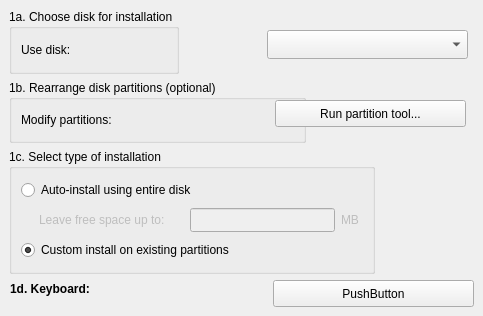
     <widget class="QWidget" name="Step_1">
      <widget class="QGroupBox" name="installationTypeBox">
       <property name="geometry">
        <rect>
         <x>9</x>
         <y>149</y>
         <width>366</width>
         <height>125</height>
        </rect>
       </property>
       <property name="sizePolicy">
        <sizepolicy hsizetype="MinimumExpanding" vsizetype="Minimum">
         <horstretch>0</horstretch>
         <verstretch>0</verstretch>
        </sizepolicy>
       </property>
       <property name="title">
        <string>1c. Select type of installation</string>
       </property>
       <layout class="QGridLayout">
        <property name="leftMargin">
         <number>9</number>
        </property>
        <property name="topMargin">
         <number>9</number>
        </property>
        <property name="rightMargin">
         <number>9</number>
        </property>
        <property name="bottomMargin">
         <number>9</number>
        </property>
        <property name="spacing">
         <number>6</number>
        </property>
        <item row="1" column="3">
         <widget class="QLabel" name="freeLabel">
          <property name="enabled">
           <bool>false</bool>
          </property>
          <property name="sizePolicy">
           <sizepolicy hsizetype="Minimum" vsizetype="Minimum">
            <horstretch>0</horstretch>
            <verstretch>0</verstretch>
           </sizepolicy>
          </property>
          <property name="text">
           <string>MB </string>
          </property>
          <property name="wordWrap">
           <bool>false</bool>
          </property>
         </widget>
        </item>
        <item row="1" column="1">
         <widget class="QLabel" name="leaveLabel">
          <property name="enabled">
           <bool>false</bool>
          </property>
          <property name="sizePolicy">
           <sizepolicy hsizetype="MinimumExpanding" vsizetype="Minimum">
            <horstretch>0</horstretch>
            <verstretch>0</verstretch>
           </sizepolicy>
          </property>
          <property name="text">
           <string>Leave free space up to:</string>
          </property>
          <property name="wordWrap">
           <bool>false</bool>
          </property>
         </widget>
        </item>
        <item row="1" column="0">
         <spacer>
          <property name="orientation">
           <enum>Qt::Horizontal</enum>
          </property>
          <property name="sizeType">
           <enum>QSizePolicy::Fixed</enum>
          </property>
          <property name="sizeHint" stdset="0">
           <size>
            <width>12</width>
            <height>20</height>
           </size>
          </property>
         </spacer>
        </item>
        <item row="2" column="0" colspan="3">
         <widget class="QRadioButton" name="existing_partitionsButton">
          <property name="sizePolicy">
           <sizepolicy hsizetype="MinimumExpanding" vsizetype="Minimum">
            <horstretch>0</horstretch>
            <verstretch>0</verstretch>
           </sizepolicy>
          </property>
          <property name="text">
           <string>Custom install on existing partitions</string>
          </property>
          <property name="checked">
           <bool>true</bool>
          </property>
         </widget>
        </item>
        <item row="0" column="0" colspan="3">
         <widget class="QRadioButton" name="entireDiskButton">
          <property name="sizePolicy">
           <sizepolicy hsizetype="MinimumExpanding" vsizetype="Minimum">
            <horstretch>0</horstretch>
            <verstretch>0</verstretch>
           </sizepolicy>
          </property>
          <property name="text">
           <string>Auto-install using entire disk </string>
          </property>
          <property name="checked">
           <bool>false</bool>
          </property>
         </widget>
        </item>
        <item row="1" column="2">
         <widget class="QLineEdit" name="freeSpaceEdit">
          <property name="enabled">
           <bool>false</bool>
          </property>
          <property name="sizePolicy">
           <sizepolicy hsizetype="MinimumExpanding" vsizetype="Minimum">
            <horstretch>0</horstretch>
            <verstretch>0</verstretch>
           </sizepolicy>
          </property>
          <property name="alignment">
           <set>Qt::AlignRight</set>
          </property>
         </widget>
        </item>
       </layout>
       <zorder>leaveLabel</zorder>
       <zorder>freeSpaceEdit</zorder>
       <zorder>freeLabel</zorder>
       <zorder>entireDiskButton</zorder>
       <zorder>existing_partitionsButton</zorder>
       <zorder></zorder>
      </widget>
      <widget class="QGroupBox" name="diskBox">
       <property name="geometry">
        <rect>
         <x>9</x>
         <y>9</y>
         <width>170</width>
         <height>65</height>
        </rect>
       </property>
       <property name="sizePolicy">
        <sizepolicy hsizetype="MinimumExpanding" vsizetype="Minimum">
         <horstretch>0</horstretch>
         <verstretch>0</verstretch>
        </sizepolicy>
       </property>
       <property name="title">
        <string>1a. Choose disk for installation</string>
       </property>
       <layout class="QGridLayout">
        <property name="leftMargin">
         <number>9</number>
        </property>
        <property name="topMargin">
         <number>9</number>
        </property>
        <property name="rightMargin">
         <number>9</number>
        </property>
        <property name="bottomMargin">
         <number>9</number>
        </property>
        <property name="spacing">
         <number>6</number>
        </property>
        <item row="0" column="0">
         <widget class="QLabel" name="useDiskLabel">
          <property name="sizePolicy">
           <sizepolicy hsizetype="MinimumExpanding" vsizetype="Minimum">
            <horstretch>0</horstretch>
            <verstretch>0</verstretch>
           </sizepolicy>
          </property>
          <property name="font">
           <font/>
          </property>
          <property name="text">
           <string>Use disk:</string>
          </property>
          <property name="wordWrap">
           <bool>false</bool>
          </property>
         </widget>
        </item>
       </layout>
      </widget>
      <widget class="QGroupBox" name="rearrangediskBox">
       <property name="geometry">
        <rect>
         <x>9</x>
         <y>80</y>
         <width>297</width>
         <height>63</height>
        </rect>
       </property>
       <property name="sizePolicy">
        <sizepolicy hsizetype="MinimumExpanding" vsizetype="Minimum">
         <horstretch>0</horstretch>
         <verstretch>0</verstretch>
        </sizepolicy>
       </property>
       <property name="title">
        <string>1b. Rearrange disk partitions (optional)</string>
       </property>
       <layout class="QGridLayout">
        <property name="leftMargin">
         <number>9</number>
        </property>
        <property name="topMargin">
         <number>9</number>
        </property>
        <property name="rightMargin">
         <number>9</number>
        </property>
        <property name="bottomMargin">
         <number>9</number>
        </property>
        <property name="spacing">
         <number>6</number>
        </property>
        <item row="0" column="0">
         <widget class="QLabel" name="repartitionLabel">
          <property name="sizePolicy">
           <sizepolicy hsizetype="MinimumExpanding" vsizetype="Minimum">
            <horstretch>0</horstretch>
            <verstretch>0</verstretch>
           </sizepolicy>
          </property>
          <property name="text">
           <string>Modify partitions:</string>
          </property>
          <property name="wordWrap">
           <bool>false</bool>
          </property>
         </widget>
        </item>
       </layout>
      </widget>
      <widget class="QLabel" name="keyboardLabel">
       <property name="geometry">
        <rect>
         <x>10</x>
         <y>280</y>
         <width>101</width>
         <height>19</height>
        </rect>
       </property>
       <property name="sizePolicy">
        <sizepolicy hsizetype="MinimumExpanding" vsizetype="Minimum">
         <horstretch>0</horstretch>
         <verstretch>0</verstretch>
        </sizepolicy>
       </property>
       <property name="font">
        <font/>
       </property>
       <property name="text">
        <string>&lt;html&gt;&lt;head/&gt;&lt;body&gt;&lt;p&gt;&lt;span style=&quot; font-weight:600;&quot;&gt;1d.  Keyboard:&lt;/span&gt;&lt;/p&gt;&lt;/body&gt;&lt;/html&gt;</string>
       </property>
       <property name="wordWrap">
        <bool>false</bool>
       </property>
      </widget>
      <widget class="QComboBox" name="diskCombo">
       <property name="geometry">
        <rect>
         <x>267</x>
         <y>30</y>
         <width>201</width>
         <height>29</height>
        </rect>
       </property>
       <property name="sizePolicy">
        <sizepolicy hsizetype="MinimumExpanding" vsizetype="Minimum">
         <horstretch>0</horstretch>
         <verstretch>0</verstretch>
        </sizepolicy>
       </property>
      </widget>
      <widget class="QPushButton" name="qtpartedButton">
       <property name="geometry">
        <rect>
         <x>275</x>
         <y>100</y>
         <width>191</width>
         <height>27</height>
        </rect>
       </property>
       <property name="sizePolicy">
        <sizepolicy hsizetype="MinimumExpanding" vsizetype="Minimum">
         <horstretch>0</horstretch>
         <verstretch>0</verstretch>
        </sizepolicy>
       </property>
       <property name="text">
        <string>Run partition tool...</string>
       </property>
      </widget>
      <widget class="QPushButton" name="buttonSetKeyboard">
       <property name="geometry">
        <rect>
         <x>273</x>
         <y>280</y>
         <width>201</width>
         <height>27</height>
        </rect>
       </property>
       <property name="text">
        <string>PushButton</string>
       </property>
      </widget>
     </widget>
